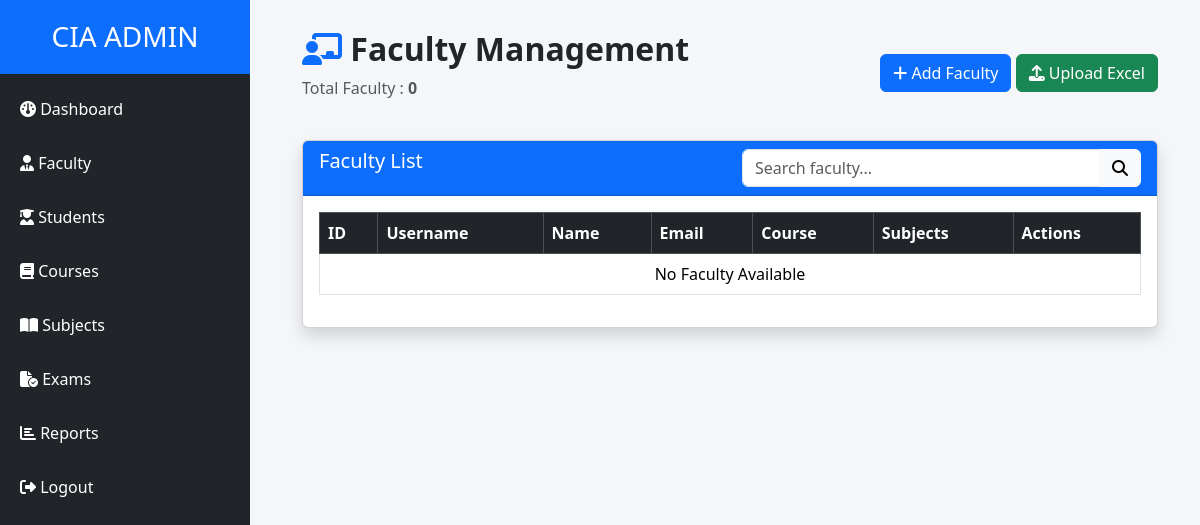
/admin-panel/faculty/ (signed in), run on an earlier commit of the app's database.
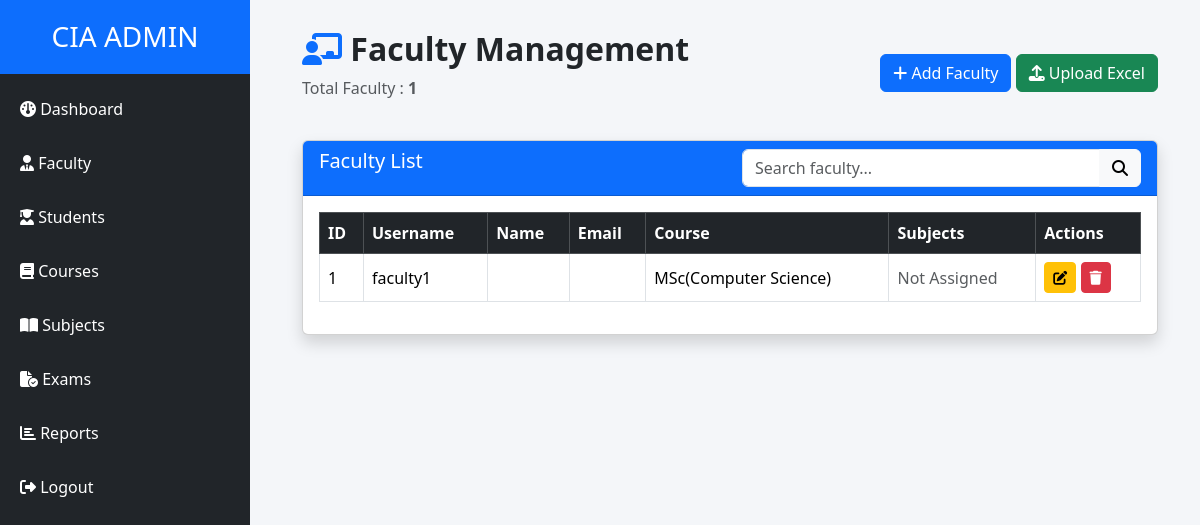
And on a later commit of the database.
### quiz/models.py (models this page shows, shortened)
class FacultyProfile(models.Model):
    user = models.OneToOneField(
        User,
        on_delete=models.CASCADE
    )
    course = models.ForeignKey(
        Course,
        on_delete=models.CASCADE
    )
    subjects = models.ManyToManyField(
        Subject,
        blank=True
    )

class User(AbstractUser):
    is_student = models.BooleanField(default=False)
    is_faculty = models.BooleanField(default=False)
    course = models.CharField(
        max_length=100,
        blank=True,
        null=True
    )
    semester = models.IntegerField(
        default=1,
        blank=True,
        null=True
    )

class Course(models.Model):
    name = models.CharField(
        max_length=100
    )
    def __str__(self):
        return self.name

### quiz/views.py (the view, shortened to what this page needs)
@login_required
@user_passes_test(is_admin)
def manage_faculty(request):
    search = request.GET.get("search", "")
    faculty = FacultyProfile.objects.select_related(
        "user",
        "course"
    ).prefetch_related(
        "subjects"
    )
    faculty = faculty.order_by("user__username")
    return render(
        request,
        "admin_panel/faculty_list.html",
        {
            "faculty": faculty,
            "search": search,
        },
    )

### quiz/views.py (called while the page is built)
def is_admin(user):
    return user.is_authenticated and user.is_superuser

### quiz/templates/admin_panel/faculty_list.html (shortened to what this page needs)
{% extends 'base_admin.html' %}
{% block content %}
<div class="container-fluid">
    <div class="d-flex justify-content-between align-items-center mb-4">
        <div>
            <h2 class="fw-bold">
                <i class="fas fa-chalkboard-teacher text-primary"></i>
                Faculty Management
            </h2>
            <p class="text-muted">
                Total Faculty : <strong>{{ faculty|length }}</strong>
            </p>
        </div>
        <div>
            <a href="{% url 'add_faculty' %}" class="btn btn-primary">
                <i class="fas fa-plus"></i>
                Add Faculty
            </a>
            <a href="{% url 'upload_faculty' %}" class="btn btn-success">
                <i class="fas fa-upload"></i>
                Upload Excel
            </a>
        </div>
    </div>
<div class="card shadow">
    <div class="card-header bg-primary text-white">
        <div class="row">
            <div class="col-md-6">
                <h5 class="mb-0">
                    Faculty List
                </h5>
            </div>
            <div class="col-md-6">
                <form method="GET">
                    <div class="input-group">
                        <input
                            type="text"
                            name="search"
                            value="{{ search }}"
                            class="form-control"
                            placeholder="Search faculty...">
                        <button class="btn btn-light">
                            <i class="fas fa-search"></i>
                        </button>
                    </div>
                </form>
            </div>
        </div>
    </div>
    <div class="card-body">
        <div class="table-responsive">
            <table class="table table-bordered table-hover align-middle">
                <thead class="table-dark">
                    <tr>
                        <th>ID</th>
                        <th>Username</th>
                        <th>Name</th>
                        <th>Email</th>
                        <th>Course</th>
                        <th>Subjects</th>
                        <th>Actions</th>
                    </tr>
                </thead>
                <tbody>
                {% for f in faculty %}
                    <tr>
                        <td>{{ f.id }}</td>
                        <td>{{ f.user.username }}</td>
                        <td>
                        </td>
                        <td>{{ f.user.email }}</td>
                        <td>
                            {{ f.course }}
                        </td>
                        <td>
                            {% for subject in f.subjects.all %}
                                <span class="badge bg-info">
                                    {{ subject.name }}
                                </span>
                            {% empty %}
                                <span class="text-muted">
                                    Not Assigned
                                </span>
                            {% endfor %}
                        </td>
                        <td>
                            <a href="{% url 'edit_faculty' f.id %}"
                               class="btn btn-warning btn-sm">
                                <i class="fas fa-edit"></i>
                            </a>
                            <a href="{% url 'delete_faculty' f.id %}"
                               class="btn btn-danger btn-sm"
                               onclick="return confirm('Delete this faculty?')">
                                <i class="fas fa-trash"></i>
                            </a>
                        </td>
                    </tr>
                {% empty %}
                    <tr>
                        <td colspan="7" class="text-center">
                            No Faculty Available
                        </td>
                    </tr>
                {% endfor %}
                </tbody>
            </table>
        </div>
    </div>
</div>
{% endblock %}

What changed in the data, as far as the page shows it:
added FacultyProfile: id "1", user.username "faculty1", course "MSc(Computer Science)"
Also different on the page:
{{ faculty|length }}: "0" → "1"
text no longer shown: "No Faculty Available"
